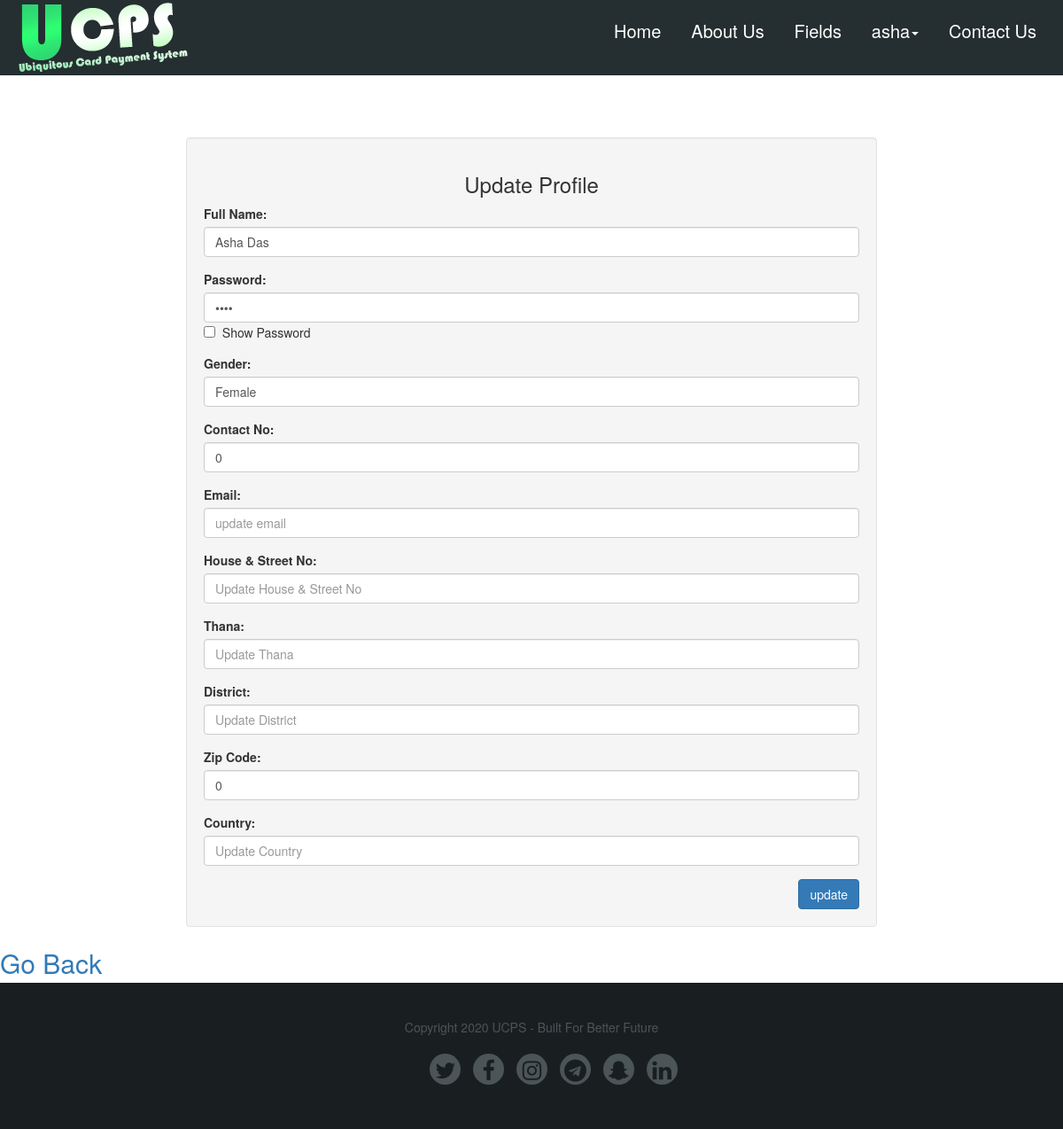
/Webpage/edit_profile.php (signed in), run on the app's committed database.
### tables this page shows
CREATE TABLE `customers` (
  `u_sl` varchar(10) NOT NULL,
  `u_id` varchar(11) NOT NULL,
  `name` varchar(50) NOT NULL,
  `Balance` int(10) NOT NULL,
  `username` varchar(50) NOT NULL,
  `password` varchar(50) NOT NULL,
  `contact_no` varchar(15) NOT NULL,
  `email` varchar(30) NOT NULL,
  `gender` varchar(8) NOT NULL,
  `hNs_no` varchar(200) NOT NULL,
  `thana` varchar(20) NOT NULL,
  `district` varchar(20) NOT NULL,
  `zip_code` int(5) NOT NULL,
  `country` varchar(20) NOT NULL
);

### Webpage/edit_profile.php (the view, shortened to what this page needs)
<?php
require 'connection.php';
$username = $_SESSION["username"];
$search_user= "SELECT * FROM customers U where U.username = '".$username."' ";
$result_user = $conn->query($search_user);
if ($result_user->num_rows > 0) {
  while($row_user = $result_user->fetch_assoc()) {
    $password = $row_user['password'];
    $name = $row_user['name'];
    $gender = $row_user['gender'];
    $hNs_no = $row_user['hNs_no'];
    $thana = $row_user['thana'];
    $district = $row_user['district'];
    $zip_code = $row_user['zip_code'];
    $country = $row_user['country'];
    $contact_no = $row_user['contact_no'];
    $email = $row_user['email'];
  }
}
?>
<!DOCTYPE html>
<html lang="en">
<head>
    <link rel="stylesheet" href="https://maxcdn.bootstrapcdn.com/bootstrap/3.3.7/css/bootstrap.min.css">
    <link href="https://maxcdn.bootstrapcdn.com/font-awesome/4.7.0/css/font-awesome.min.css" rel="stylesheet">
    <link rel="stylesheet" href="css/profilePageStyle.css">
</head>
<body>
    <?php include 'Header.php'; ?>
    <div class="container" style="margin-top: 70px">
        <div class="row">
            <div class="col-xs-12 col-sm-2 col-md-2 col-lg-2"></div>
            <div class="col-xs-12 col-sm-8 col-md-8 col-lg-8 well">
                <center>
                    <h3>Update Profile</h3>
                </center>
                <form action="edit_profile.php" method="post">
                    <div class="form-group">
                        <label for="name">Full Name:</label>
                        <input type="text" class="form-control" id="name" placeholder="Update Fullname" name="name" value="<?php echo $name ?>" required>
                    </div>
                    <div class="form-group">
                        <label for="password">Password:</label>
                        <input type="password" class="form-control" id="password" placeholder="update password" name="password" value="<?php echo $password ?>" required>
                        <input type="checkbox" onclick="myFunction()"> &nbsp;Show Password
                    </div>
                    <div class="form-group">
                        <label for="Gender">Gender:</label>
                        <input type="text" class="form-control" id="name" placeholder="Update Gender (Male/Female)" name="gender" value="<?php echo $gender ?>" required>
                    </div>
                    <div class="form-group">
                        <label for="contact_no">Contact No:</label>
                        <input type="text" class="form-control" id="contact_no" placeholder="Update Contact No" name="contact_no" value="<?php echo $contact_no ?>" required>
                    </div>
                    <div class="form-group">
                        <label for="email">Email:</label>
                        <input type="text" class="form-control" id="email" placeholder="update email" name="email" value="<?php echo $email ?>" required>
                    </div>
                    <div class="form-group">
                        <label for="hNs_no">House & Street No:</label>
                        <input type="text" class="form-control" id="hNs_no" placeholder="Update House & Street No" name="hNs_no" value="<?php echo $hNs_no ?>" required>
                    </div>
                    <div class="form-group">
                        <label for="thana">Thana:</label>
                        <input type="text" class="form-control" id="thana" placeholder="Update Thana" name="thana" value="<?php echo $thana ?>" required>
                    </div>
                    <div class="form-group">
                        <label for="district">District:</label>
                        <input type="text" class="form-control" id="district" placeholder="Update District" name="district" value="<?php echo $district ?>" required>
                    </div>
                    <div class="form-group">
                        <label for="zip_code">Zip Code:</label>
                        <input type="text" class="form-control" id="zip_code" placeholder="Update Zip Code" name="zip_code" value="<?php echo $zip_code ?>" required>
                    </div>
                    <div class="form-group">
                        <label for="country">Country:</label>
                        <input type="text" class="form-control" id="country" placeholder="Update Country" name="country" value="<?php echo $country ?>" required>
                    </div>
                    <input type="submit" class="btn btn-primary pull-right" name="submit" value="update">
                </form>
            </div>
            <div class="col-xs-12 col-sm-2 col-md-2 col-lg-2"></div>
        </div>
    </div>
<a href="user_profile.php" style="font-size:30px">Go Back</a>
    <?php include 'Footer.php'; ?>
</body>
</html>

### Webpage/css/profilePageStyle.css (style rules this page uses)
body { position: relative; }
div .col-sm-2 { z-index: 1000; }
* { box-sizing: border-box }

### data on the page
customers: name "Asha Das", gender "Female", contact_no "0", zip_code "0"

### other printed values
$_SESSION["username"] "asha"
